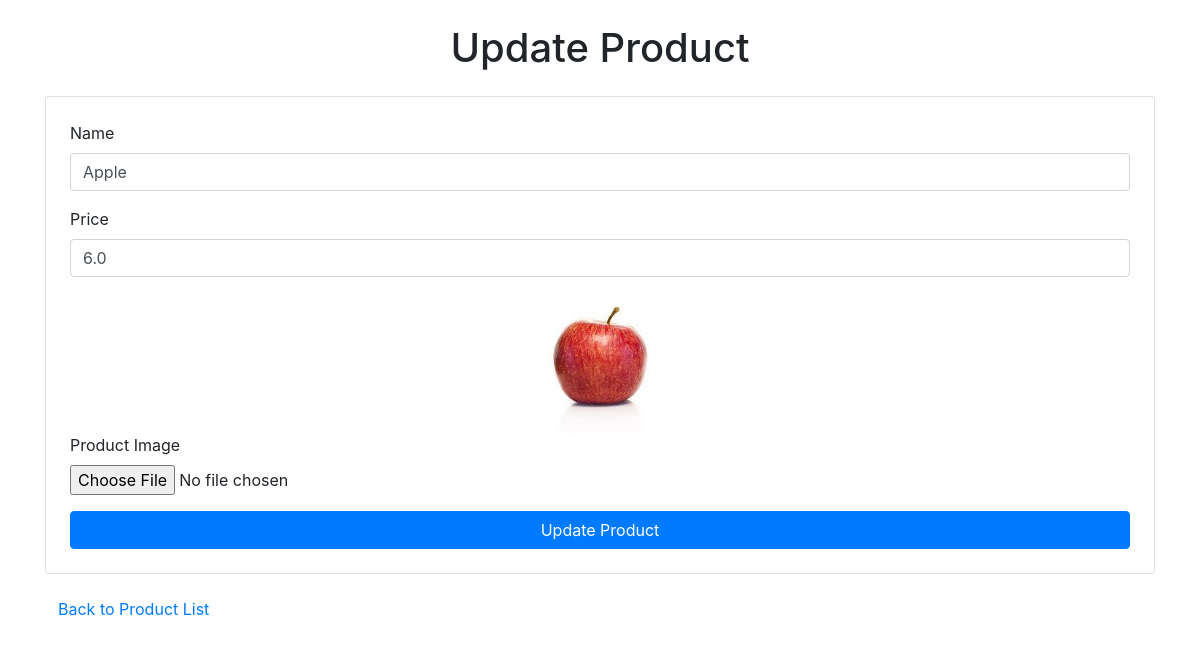
The app's page /update_product/1 (signed in) with its own data.
### app.py (models this page shows)
class Product(db.Model):
    id = db.Column(db.Integer, primary_key=True)
    name = db.Column(db.String(100), nullable=False)
    price = db.Column(db.Float, nullable=False)
    image_filename = db.Column(db.String(255))

### app.py (the view, shortened to what this page needs)
@app.route('/update_product/<int:product_id>', methods=['GET', 'POST'])
@login_required
def update_product(product_id):
    if current_user.role != ADMIN:
        return ACCESS_DENIED, 403
    product = Product.query.get_or_404(product_id)
    form = ProductForm(obj=product)
    return render_template('update_product.html', form=form, product=product)

### forms.py
class ProductForm(FlaskForm):
    name = StringField('Name', validators=[DataRequired()])
    price = FloatField('Price', validators=[DataRequired()])
    image = FileField('Product Image', validators=[FileAllowed(['jpg', 'png'], 'Images only!')])
    submit = SubmitField('Submit')

### app.py (called while the page is built)
@login_manager.user_loader
def load_user(user_id):
    return User.query.get(int(user_id))

### templates/update_product.html (shortened to what this page needs)
<!DOCTYPE html>
<html>
<head>
    <link href="https://stackpath.bootstrapcdn.com/bootstrap/4.5.2/css/bootstrap.min.css" rel="stylesheet">
</head>
<body class="bg-gray-100">
    <div class="container mt-4">
        <h1 class="text-center mb-4">Update Product</h1>
        <form method="POST" enctype="multipart/form-data" class="card p-4">
            <div class="form-group">
                {{ form.name.label(class="form-label") }}
                {{ form.name(class="form-control", size=32) }}
            </div>
            <div class="form-group">
                {{ form.price.label(class="form-label") }}
                {{ form.price(class="form-control", size=32) }}
            </div>
            <div class="form-group">
                {% if product.image_filename %}
    <img src="{{ url_for('static', filename='images/' + product.image_filename) }}" class="card-img-top img-fluid" alt="{{ product.name }} Product Image" style="object-fit: contain; height: 140px;">
{% endif %}
                {{ form.image.label(class="form-label") }}
                {{ form.image(class="form-control-file") }}
            </div>
            <button type="submit" class="btn btn-primary">Update Product</button>
        </form>
        <a href="{{ url_for('products') }}" class="btn btn-link mt-3">Back to Product List</a>
    </div>
</body>
</html>

### records on screen
Product: name "Apple", price "6.0", image_filename (picture)
